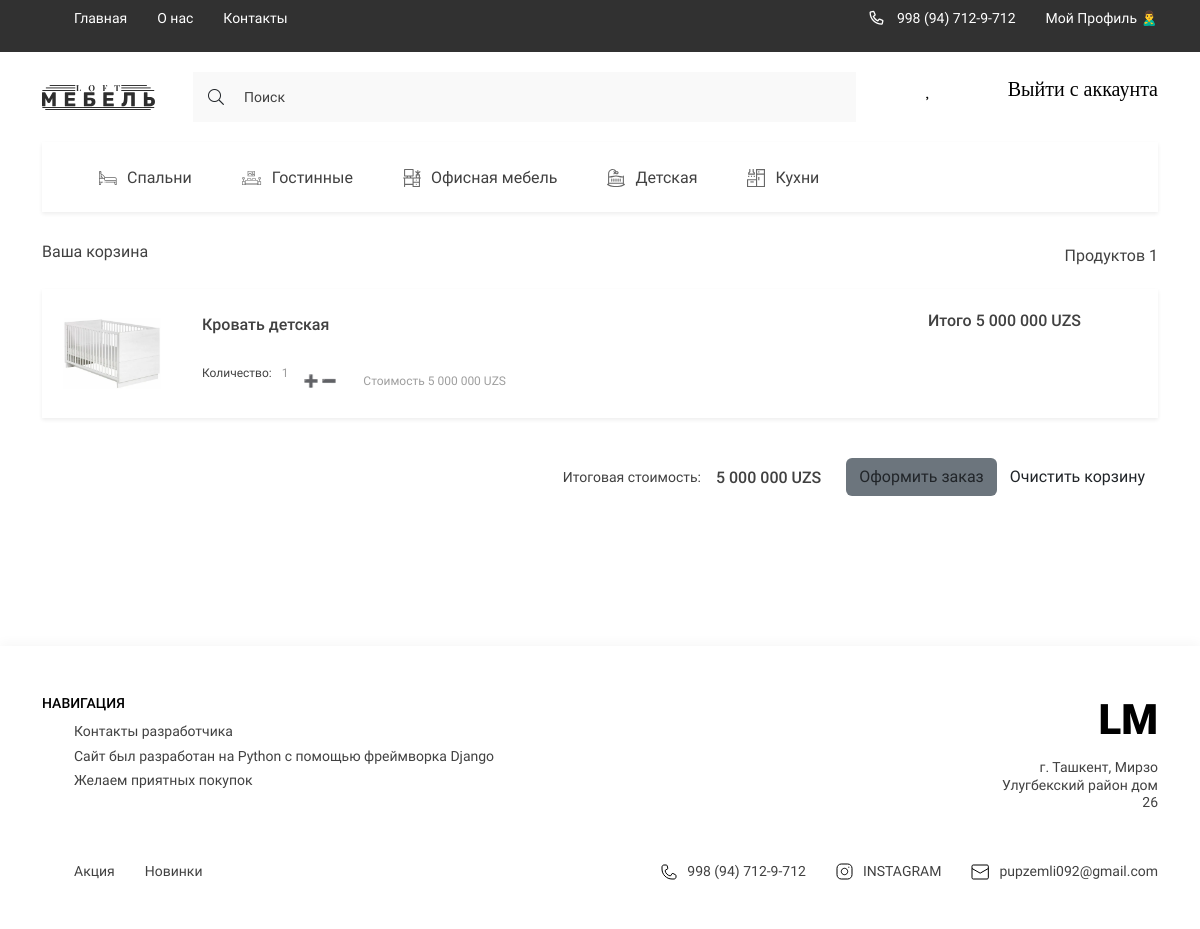
The page /my_cart/ (signed in) on the database as committed earlier.
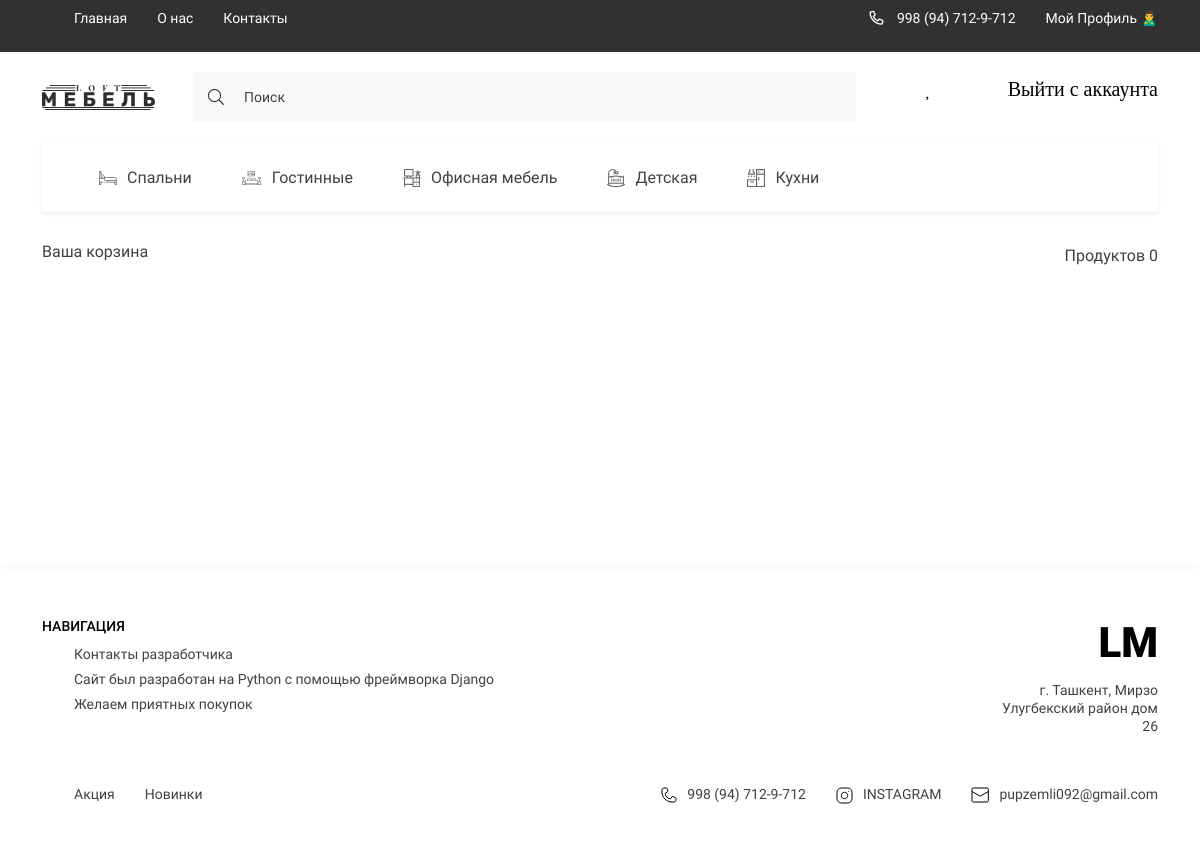
The same page on the database as committed later.
### digital/models.py (models this page shows, shortened)
class Category(models.Model):
    title = models.CharField(max_length=150, verbose_name='Название категории')
    image = models.ImageField(upload_to='categories/', verbose_name='Изображение', blank=True, null=True)
    slug = models.SlugField(unique=True, null=True)
    parent = models.ForeignKey('self', on_delete=models.CASCADE, null=True, blank=True, related_name='subcategories',
                               related_query_name='subcategories', verbose_name='Категория')
    def get_absolute_url(self):
        return reverse('category_page', kwargs={'slug': self.slug})
    def get_image_category(self):
        if self.image:
            return self.image.url
        else:
            return '-'
    class Meta:
        verbose_name = 'Категория'
        verbose_name_plural = 'Категории'

class Order(models.Model):
    customer = models.ForeignKey(Customer, on_delete=models.SET_NULL, verbose_name='Покупатель', blank=True, null=True)
    created_at = models.DateTimeField(auto_now_add=True, verbose_name='Дата заказа')
    is_completed = models.BooleanField(default=False)
    shipping = models.BooleanField(default=True, verbose_name='Строка')
    class Meta:
        verbose_name = 'Заказ'
        verbose_name_plural = 'Заказы'
    @property
    def get_cart_total_price(self):
        order_products = self.orderproduct_set.all()
        total_price = sum([product.get_total_price for product in order_products])
        return total_price
    @property
    def get_cart_total_quantity(self):
        order_products = self.orderproduct_set.all()
        total_price = sum([product.quantity for product in order_products])
        return total_price

class OrderProduct(models.Model):
    product = models.ForeignKey(Product, on_delete=models.SET_NULL, null=True)
    order = models.ForeignKey(Order, on_delete=models.SET_NULL, null=True)
    quantity = models.IntegerField(default=0, null=True, blank=True, verbose_name='Кол-во')
    added_at = models.DateTimeField(auto_now_add=True, verbose_name='Дата добавления')
    class Meta:
        verbose_name = 'Заказанный товар'
        verbose_name_plural = 'Заказанный товары'
    @property
    def get_total_price(self):
        total_price = self.product.price * self.quantity
        return total_price

class Product(models.Model):
    title = models.CharField(max_length=250, verbose_name='Название Товара')
    price = models.FloatField(verbose_name='Цена')
    quantity = models.IntegerField(verbose_name='Количество')
    slug = models.SlugField(unique=True, null=True)
    created_at = models.DateTimeField(auto_now_add=True, verbose_name='Дата добавления')
    category = models.ForeignKey(Category, on_delete=models.CASCADE, related_name='products', verbose_name='Категория')
    edited_at = models.DateTimeField(auto_now=True, verbose_name='Дата изменения')
    brand = models.ForeignKey('Brand', on_delete=models.CASCADE, null=True, blank=True)
    color_code = models.TextField(default='#000000', verbose_name='Код цвета', null=True, blank=True)
    color_name = models.TextField(default='Желтый', verbose_name='Цвет', null=True, blank=True)
    description_all = models.TextField(verbose_name='Описание для страницы о товаре', blank=True, null=True)
    def get_image_product(self):
        if self.images:
            try:
                return self.images.first().image.url
            except:
                return '-'
        else:
            return '-'
    class Meta:
        verbose_name = 'Товар'
        verbose_name_plural = 'Товары'

class Gallery(models.Model):
    image = models.ImageField(upload_to='products', verbose_name='Картинка товара')
    product = models.ForeignKey(Product, on_delete=models.CASCADE, related_name='images')
    class Meta:
        verbose_name = 'Картинка'
        verbose_name_plural = 'Картинки'

### digital/views.py (the view)
# urls.py: path('my_cart/', my_cart_view, name='my_cart'),
def my_cart_view(request):
    if request.user.is_authenticated:
        cart_info = get_cart_data(request)
        context = {
            'title': 'Моя корзина',
            'order': cart_info['order'],
            'products': cart_info['products']
        }
        return render(request, 'digital/my_cart.html', context)
    else:
        return redirect('login')

### digital/templatetags/digital_tags.py (called while the page is built)
@register.simple_tag()
def get_categories():
    categories = Category.objects.filter(parent=None)
    return categories

@register.simple_tag()
def get_normal_price(price):
    return f'{int(price):_}'.replace('_', ' ')

### digital/utils.py (called while the page is built)
def get_cart_data(request):
    cart = CartForAuthenticatedUser(request)
    cart_info = cart.get_cart_info()
    return cart_info

    def get_cart_info(self):
        customer, created = Customer.objects.get_or_create(user=self.user)
        order, created = Order.objects.get_or_create(customer=customer)
        order_products = order.orderproduct_set.all()
        cart_total_quantity = order.get_cart_total_quantity
        cart_total_price = order.get_cart_total_price
        return {
            'cart_total_quantity': cart_total_quantity,
            'cart_total_price': cart_total_price,
            'order': order,
            'products': order_products
        }

### digital/templates/digital/my_cart.html (shortened to what this page needs)
{% extends 'base.html' %}
{% load static %}
{% load digital_tags %}
{% block main %}
<main class="main">
    <div class="container">
        <section class="basket">
            <div class="basket__text">
                <h1 class="basket__title">Ваша корзина</h1>
                <span class="basket__count"><span>Продуктов</span> {{ order.get_cart_total_quantity }}</span>
            </div>
            <div class="basket__items">
                {% for item in products %}
                {% include 'digital/components/_basket_item.html' %}
                {% endfor %}
            </div>
            <form class="products__form">
                {% if products %}
                <span>Итоговая стоимость:<span class="products__form-price">{% get_normal_price order.get_cart_total_price %} UZS</span> </span>
                <a href="{% url 'checkout' %}"  class="bg-secondary btn products__form-btn">Оформить заказ</a>
                <a href="{% url 'clear_cart' %}" class="btn products__form-btn">Очистить корзину</a>
                {% endif %}
            </form>
        </section>
    </div>
</main>
{% endblock main %}

### templates/components_base/_categories_list.html
{% load digital_tags %}
{% get_categories as categories %}
<ul class="header__list _categories">
    {% for category in categories %}
    <li>
        <a href="{{ category.get_absolute_url }}" class="header__list-links">
                                <span class="header__list-img">
                                    <img src="{{ category.get_image_category }}"
                                         alt="icons">
                                </span>
            {{ category.title }}
        </a>
    </li>
    {% endfor %}
</ul>

### digital/templates/digital/components/_basket_item.html
{% load static %}
{% load digital_tags %}
<div class="basket__item">
    <a href="#!" class="basket__item-img">
        <img src="{{ item.product.get_image_product }}" alt="product">
    </a>
    <div class="basket__item-content">
        <div class="basket__item-text">
            <h2 class="basket__item-title">{{ item.product.title }}</h2>
            <p class="basket__item-price">
                <span class="price">Итого<span> {% get_normal_price item.get_total_price %}</span> UZS</span>
            </p>
        </div>
        <div class="basket__options">
            <p class="basket__options-count">
                Количество: <span>{{ item.quantity }}</span>
            </p>
            <div>
                {% if item.product.quantity > 0 %}
                <a href="{% url 'to_cart' item.product.pk 'add' %}">
                    ➕
                </a>
                {% endif %}
                <a href="{% url 'to_cart' item.product.pk 'del' %}">
                    ➖
                </a>
                <span class="p-4 price">Стоимость<span> {% get_normal_price item.product.price %}</span> UZS</span>
            </div>
        </div>
    </div>
</div>

Rows that differ between the two databases and show on the page:
removed OrderProduct: product.get_image_product (picture), product "Кровать детская", product+quantity "5 000 000", quantity "1", product.price "5 000 000"
shown differently, row unchanged: Order: get_cart_total_quantity "1" → "0"; id.quantity "5 000 000" → (not shown)
Other text that changed with them:
text no longer shown: "Итоговая стоимость: UZS Оформить заказ Очистить корзину"
